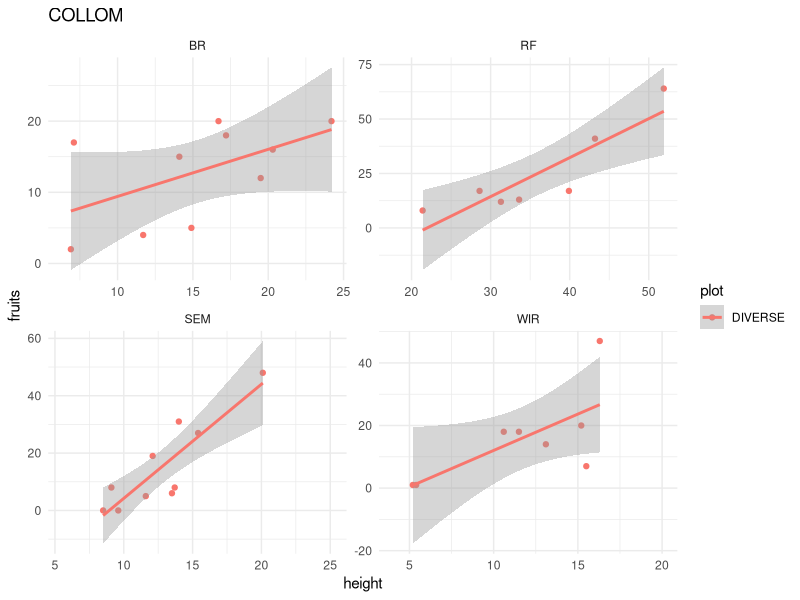
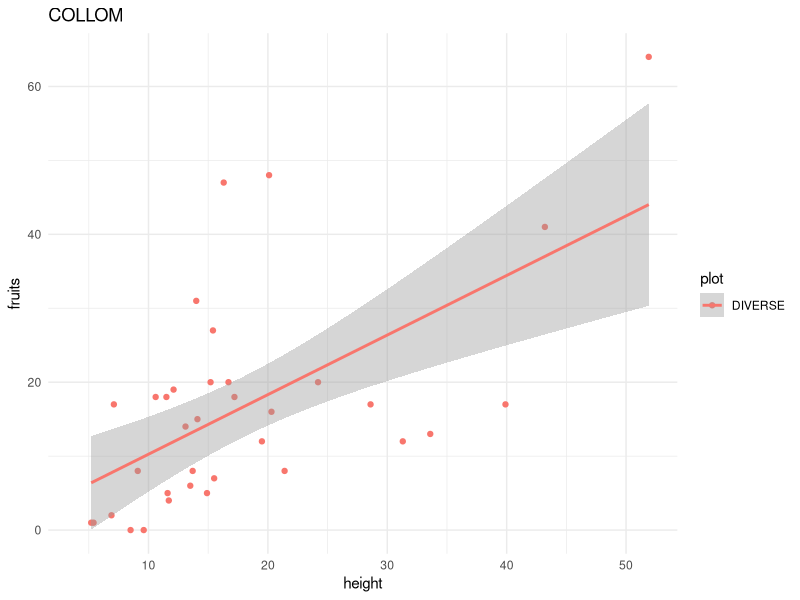
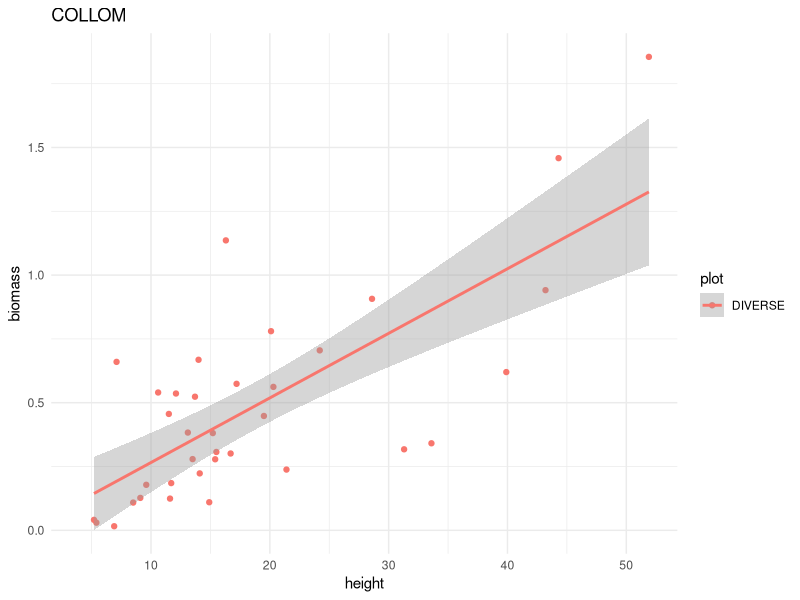
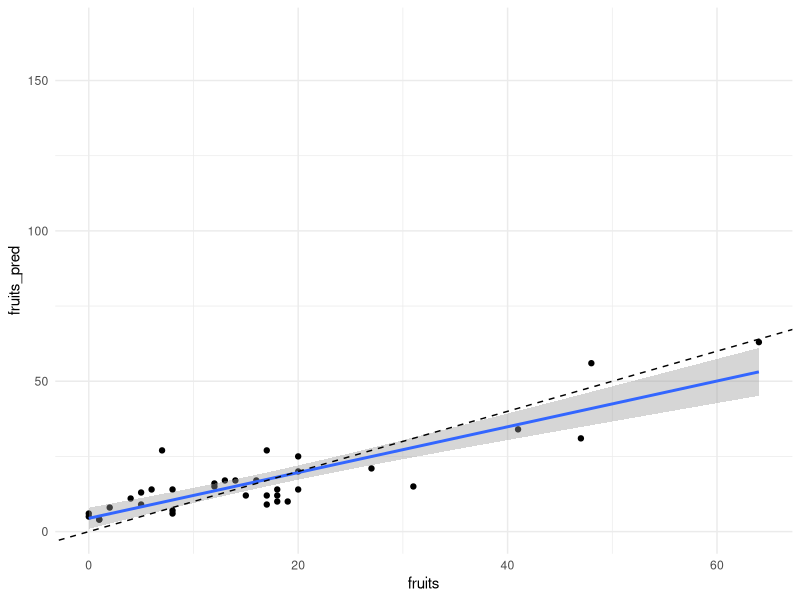
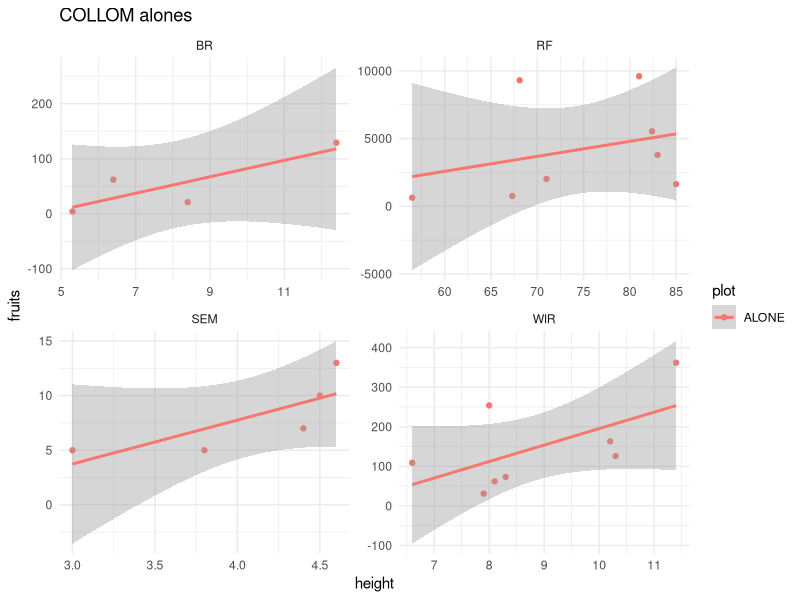
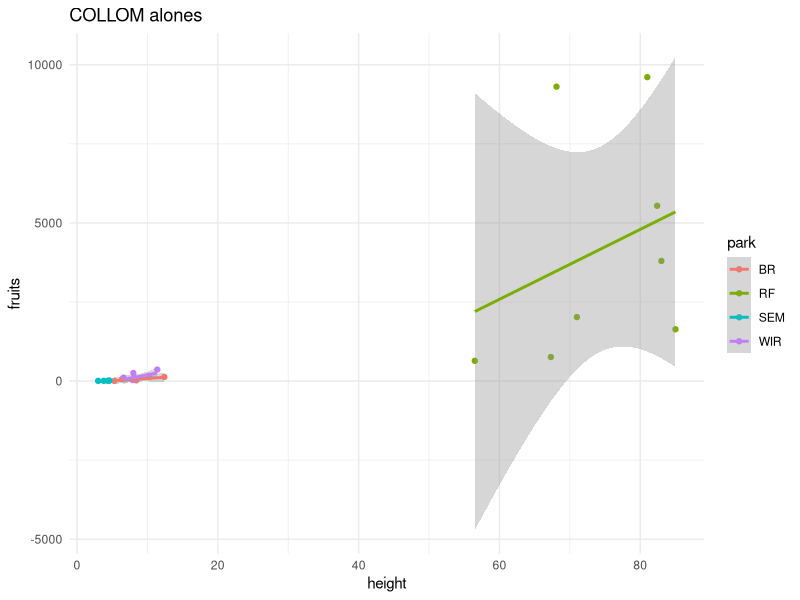
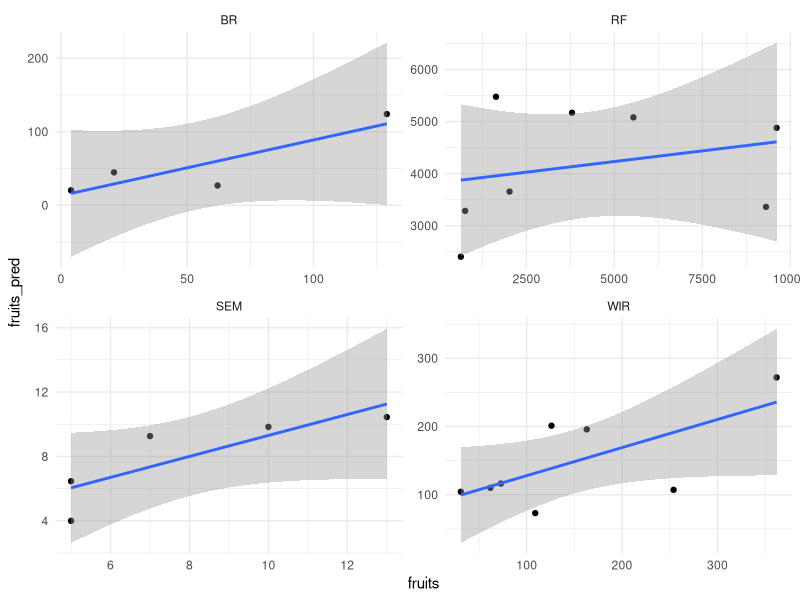
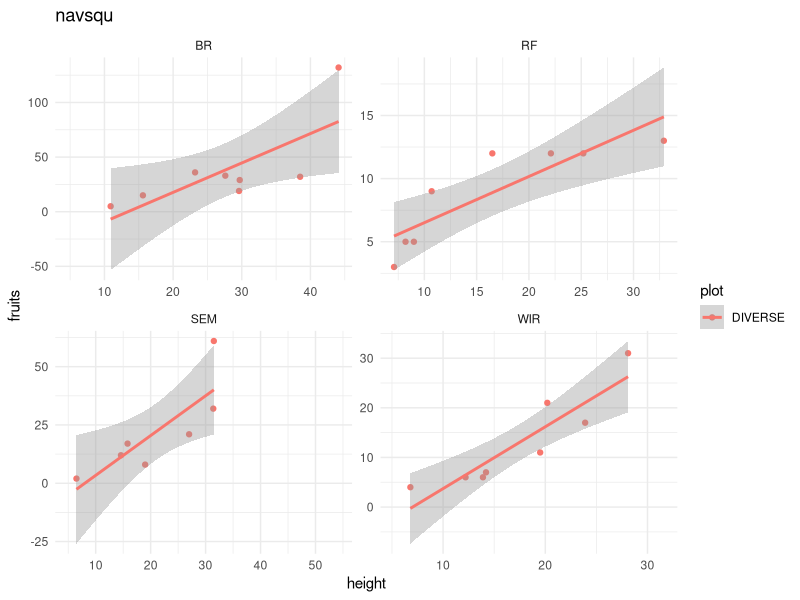

R code for these plots, in order: (Note: this script raises an error after producing the figures.)

# NOTES:
# (fixed some column names in csv)
# should fix there being two "Plot" columns in data (generally bad practice)
# changed WIR column name to match others TOTAL FR
# took out "-" from height column in data
# added plot and subplot col to alones
# changed alone stemcount to stems
# added a "park" column to neighborhood sheets;  made "plot" and subplot lowercase
# erased "skip" from WIR neighborhood file under PLECON column.   no other data for those neigh, and was causing that column to be read as "chr"

library(lme4)
library(tidyverse)
library(stringr)
theme_set(theme_minimal())

# loading in data (both focal and neighborhood data)----
rf_focals <- read.csv("data_raw_JD/riverfront focals.csv", na.strings=c("NA","NaN", " ", "") )
rf_neighborhoods <- read.csv("data_raw_JD/riverfront neighborhoods.csv", na.strings=c("NA","NaN", " ", "") )

wir_focals <- read.csv("data_raw_JD/wir focals.csv", na.strings=c("NA","NaN", " ", "") )
wir_neighborhoods <- read.csv("data_raw_JD/wir neighborhoods.csv", na.strings=c("NA","NaN", " ", "") )

br_focals <- read.csv("data_raw_JD/br focals.csv", na.strings=c("NA","NaN", " ", "") )
br_neighborhoods <- read.csv("data_raw_JD/br neighborhoods.csv", na.strings=c("NA","NaN", " ", "") )

sem_focals <- read.csv("data_raw_JD/sem focals.csv", na.strings=c("NA","NaN", " ", "") )
sem_neighborhoods <- read.csv("data_raw_JD/sem neighborhoods.csv", na.strings=c("NA","NaN", " ", ""))

head(sem_focals,2); dim(sem_focals)
head(sem_neighborhoods,2); dim(sem_neighborhoods)

table(sem_neighborhoods$focal_collect)

head(sem_focals,2)
head(wir_focals,2)
head(br_focals,2)

alones_all <- read.csv("data_raw_JD/alones.csv")
names(alones_all) <- tolower(names(alones_all))
alones_all <- alones_all %>% filter(!grepl('GONE', notes),
                                    !grepl('DEAD', notes),
                            !grepl("couldn't find", notes))

head(alones_all); dim(alones_all)


# Put together Non-riverfront parks 
# dropping all rows with notes Gone
focals <- rbind(sem_focals, br_focals, wir_focals)
focals <- focals %>% filter(!grepl('GONE', NOTES),
                                    !grepl("couldn't find", NOTES))#,
                                    # !grepl('BT', NOTES)) 
names(focals) <- tolower(names(focals))
head(focals,2); dim(focals)
str(focals)

# COLLOM ----

##  Eugene Parks ----
# Fitness = # seeds = [ (# top infl x # flrs/big) + (# side infl x # flrs/small) ]  * 3 seeds per fruit 
# TOTALFR is the total number of infloresences 
# TOPFR is number of fruits on the top infloresence
# SIDEFR is the number of fruits on side infl
collom_parks <- filter(focals, species=="COLLOM") %>% rowwise() %>%
  mutate(stems = ifelse(is.na(stems) & total.fr > 0, 1, stems),
         side_infl = max((total.fr - stems), 0),
         top_infl = min(stems, total.fr), # was top_infl=stems but changed because there were some with stems > total.fr (stems without infl)
         fruits=topfr*top_infl + sidefr*side_infl)
print(arrange(collom_parks,desc(fruits)), n=8, width=Inf); dim(collom_parks)

## Riverfront ----
# TOTALFR is the total number of infloresences 
# TOPFR is number of fruits on the top infloresence
# SIDEFR is the number of fruits on side infl
# Number of side infl = fr1 – stemcount 

rf_focals <- rf_focals %>% filter(!grepl('GONE', NOTES),
                                  !grepl('DEAD', NOTES),
                                  !grepl("couldn't find", NOTES))#,
names(rf_focals) <- tolower(names(rf_focals))

head(filter(rf_focals, species=="COLLOM"))
collom_rf <- filter(rf_focals, species=="COLLOM")
collom_rf <- collom_rf %>% rowwise() %>%
  mutate(total.fr = rowSums(across(fr1:fr5), na.rm=TRUE),
         stems = ifelse(is.na(stems) & total.fr > 0, 1, stems),
         side_infl = max((total.fr - stems), 0),
         top_infl = min(stems, total.fr),
         fruits=topfr*top_infl + sidefr*side_infl) %>% 
  ungroup()
print(arrange(collom_rf, desc(fruits)), n=8, width=Inf)

# so collom_rf and collom_parks have fruit estimates for plants with fruit counts

## get fruit~height relationships ----
# need to get estimates for the plants without fruit counts based on height  
# (doing this separately for 'diverse' plot plants versus alone plants)

# Put together diverse Collom (parks + rf)
collom_all <- rbind(dplyr::select(collom_rf, park:stems, biomass:notes, fruits), dplyr::select(collom_parks, park:stems, biomass:notes, fruits)) %>%
  as.data.frame()
head(collom_all, n=8, width=Inf)

ggplot(collom_all, aes(x=height, y=fruits, color=plot))+
  facet_wrap(~park, scales = 'free')+
  geom_point() + geom_smooth(method='lm')+
  labs(title="COLLOM")
ggsave("Figures/collom_height_fruits_park.pdf", width=6, height=6)

ggplot(collom_all, aes(x=height, y=fruits, color=plot))+
  # facet_wrap(~park, scales = 'free')+
  geom_point() + geom_smooth(method='lm')+
  labs(title="COLLOM")
ggsave("Figures/collom_height_fruits.pdf", width=6, height=6)

ggplot(collom_all, aes(x=height, y=biomass, color=plot))+
  geom_point() + geom_smooth(method='lm')+
  labs(title="COLLOM")
ggsave("Figures/collom_height_biomass.pdf", width=6, height=6)


collom_all_sub <- collom_all %>% filter(!(is.na(fruits)))  # is.na(height) &
head(collom_all_sub, n=4, width=Inf); dim(collom_all_sub)

# fitting park-specific relationships
m1 <- glm(fruits ~ height*park, data=collom_all_sub, family=poisson(link="log"))
summary(m1)

collom_all$fruits_pred <- ceiling(predict(m1, collom_all, type = "response"))
head(collom_all, n=8, width=Inf)
collom_all
ggplot(collom_all, aes(x=fruits, y=fruits_pred))+
  geom_point() + geom_smooth(method='lm')+
  geom_abline(intercept=0,slope=1, linetype='dashed')

# keep the measured fruit counts and just use the predicted counts for plants that only have height?
collom_all <- collom_all %>%   # don't need "rowwise" - works either way
  mutate(fruits = ifelse(is.na(fruits), fruits_pred, fruits))


## alone Collom ----

collom_alone <- filter(alones_all, species=="COLLOM") %>% 
  rowwise() %>%
  mutate(total.fr = rowSums(across(fr1:fr5), na.rm=TRUE),
         stems = ifelse(is.na(stems) & total.fr > 0, 1, stems),
         side_infl = max((total.fr - stems), 0),
         top_infl = min(stems, total.fr),
         fruits=topfr*top_infl + sidefr*side_infl)  %>%
  ungroup()%>% 
  as.data.frame()
  
head(collom_alone, n=3, width=Inf)

ggplot(collom_alone, aes(x=height, y=fruits, color=plot))+
  facet_wrap(~park, scales = 'free')+
  geom_point() + geom_smooth(method='lm')+
  labs(title="COLLOM alones")
ggsave("Figures/collom_ALONES_height_fruits_byPark.pdf", width=6, height=6)

ggplot(collom_alone, aes(x=height, y=fruits, color=park))+
  # facet_wrap(~park, scales = 'free')+
  geom_point() + geom_smooth(method='lm')+
  labs(title="COLLOM alones")
ggsave("Figures/collom_ALONES_height_fruits.pdf", width=6, height=6)



collom_alone_sub <- collom_alone %>% filter(!(is.na(fruits)))  # fit fruit ~ height relationship with those plants with both
head(collom_alone_sub, n=4, width=Inf); dim(collom_all_sub)

# do these regressions by park
m2 <- glm(fruits ~ height*park , data=collom_alone_sub, family=poisson(link="log"))
summary(m2)

collom_alone$fruits_pred <- predict(m2, collom_alone, type = "response")   # type = "response"    needed to get fruits, not log(fruits)

ggplot(collom_alone, aes(x=fruits, y=fruits_pred))+
  facet_wrap(~park, scales = 'free')+
  geom_point() + geom_smooth(method='lm')

# keep the measured fruit counts and just use the predicted counts for plants that only have height?
head(collom_alone); dim(collom_alone)
collom_alone <- collom_alone %>%   # checked and don't need "rowwise" - works either way
  mutate(fruits = ifelse(is.na(fruits), fruits_pred, fruits))%>% 
  dplyr::select(park:height, biomass:notes, fruits) %>% 
  as.data.frame()
collom_all <- collom_all %>% select(-c(stems,fruits_pred))
  
head(collom_alone, n=4, width=Inf); dim(collom_alone)
head(collom_all, n=4, width=Inf); dim(collom_all)


# NAVSQU ----

##  Eugene Parks ----
# Fitness = # seeds = [ (# top infl x # flrs/big) + (# side infl x # flrs/small) ]  * 3 seeds per fruit 
# TOTALFR is the total number of infloresences 
# TOPFR is number of fruits on the top infloresence
# SIDEFR is the number of fruits on side infl
navsqu_parks <- filter(focals, species=="NAVSQU") %>% rowwise() %>%
  mutate(stems = ifelse(is.na(stems) & total.fr > 0, 1, stems),
         side_infl = max((total.fr - stems), 0),
         top_infl = min(stems, total.fr), # was top_infl=stems but changed because there were some with stems > total.fr (stems without infl)
         fruits=topfr*top_infl + sidefr*side_infl) %>%
  ungroup()
print(arrange(navsqu_parks,desc(fruits)), n=8, width=Inf); dim(navsqu_parks)

## Riverfront ----
# TOTALFR is the total number of infloresences 
# TOPFR is number of fruits on the top infloresence
# SIDEFR is the number of fruits on side infl
# Number of side infl = fr1 – stemcount 

rf_focals <- rf_focals %>% filter(!grepl('GONE', notes),
                                  !grepl('DEAD', notes),
                                  !grepl("couldn't find", notes))#,
names(rf_focals) <- tolower(names(rf_focals))

head(filter(rf_focals, species=="NAVSQU"))
navsqu_rf <- filter(rf_focals, species=="NAVSQU")
navsqu_rf <- navsqu_rf %>% rowwise() %>%
  mutate(total.fr = rowSums(across(fr1:fr5), na.rm=TRUE),
         stems = ifelse(is.na(stems) & total.fr > 0, 1, stems),
         side_infl = max((total.fr - stems), 0),
         top_infl = min(stems, total.fr),
         fruits=topfr*top_infl + sidefr*side_infl) %>%
  ungroup()
print(arrange(navsqu_rf, desc(fruits)), n=8, width=Inf)

# so navsqu_rf and navsqu_parks have fruit estimates for plants with fruit counts

## get fruit~height relationships ----
# need to get estimates for the plants without fruit counts based on height  
# (doing this separately for 'diverse' plot plants versus alone plants)

# Put together diverse navsqu (parks + rf)
navsqu_all <- rbind(dplyr::select(navsqu_rf, park:stems, biomass:notes, fruits), dplyr::select(navsqu_parks, park:stems, biomass:notes, fruits)) %>%
  as.data.frame()
head(navsqu_all, n=8, width=Inf)

ggplot(navsqu_all, aes(x=height, y=fruits, color=plot))+
  facet_wrap(~park, scales = 'free')+
  geom_point() + geom_smooth(method='lm')+
  labs(title="navsqu")
ggsave("Figures/navsqu_height_fruits_park.pdf", width=6, height=6)

ggplot(navsqu_all, aes(x=height, y=fruits, color=plot))+
  # facet_wrap(~park, scales = 'free')+
  geom_point() + geom_smooth(method='lm')+
  labs(title="navsqu")
ggsave("Figures/navsqu_height_fruits.pdf", width=6, height=6)

ggplot(navsqu_all, aes(x=height, y=biomass, color=plot))+
  geom_point() + geom_smooth(method='lm')+
  labs(title="navsqu")
ggsave("Figures/navsqu_height_biomass.pdf", width=6, height=6)


navsqu_all_sub <- navsqu_all %>% filter(!(is.na(fruits)))  # is.na(height) &
head(navsqu_all_sub, n=4, width=Inf); dim(navsqu_all_sub)

m1 <- glm(fruits ~ height*park, data=navsqu_all_sub, family=poisson(link="log"))

navsqu_all$fruits_pred <- ceiling(predict(m1, navsqu_all, type = "response"))
head(navsqu_all, n=8, width=Inf)
navsqu_all
ggplot(navsqu_all, aes(x=fruits, y=fruits_pred))+
  geom_point() + geom_smooth(method='lm')

# keep the measured fruit counts and just use the predicted counts for plants that only have height?
navsqu_all <- navsqu_all %>%   # checked and don't need "rowwise" - works either way
  mutate(fruits = ifelse(is.na(fruits), fruits_pred, fruits))


## alone navsqu ----

navsqu_alone <- filter(alones_all, species=="NAVSQU") %>% 
  rowwise() %>%
  mutate(total.fr = rowSums(across(fr1:fr5), na.rm=TRUE),
         stems = ifelse(is.na(stems) & total.fr > 0, 1, stems),
         side_infl = max((total.fr - stems), 0),
         top_infl = min(stems, total.fr),
         fruits=topfr*top_infl + sidefr*side_infl)%>%
  ungroup()%>%
  as.data.frame()
head(navsqu_alone, n=3, width=Inf)

ggplot(navsqu_alone, aes(x=height, y=fruits, color=plot))+
  facet_wrap(~park, scales = 'free')+
  geom_point() + geom_smooth(method='lm')+
  labs(title="navsqu alones")
ggsave("Figures/navsqu_ALONES_height_fruits_byPark.pdf", width=6, height=6)

ggplot(navsqu_alone, aes(x=height, y=fruits, color=park))+
  # facet_wrap(~park, scales = 'free')+
  geom_point() + geom_smooth(method='lm')+
  labs(title="navsqu alones")
ggsave("Figures/navsqu_ALONES_height_fruits.pdf", width=6, height=6)


navsqu_alone_sub <- navsqu_alone %>% filter(!(is.na(fruits)))  # fit fruit ~ height relationship with those plants with both
head(navsqu_alone_sub, n=4, width=Inf); dim(navsqu_all_sub)

# do these regressions by park
m2 <- glm(fruits ~ height*park , data=navsqu_alone_sub, family=poisson(link="log"))
summary(m2)

navsqu_alone$fruits_pred <- predict(m2, navsqu_alone, type = "response")   # type = "response"    needed to get fruits, not log(fruits)

ggplot(navsqu_alone, aes(x=fruits, y=fruits_pred))+
  facet_wrap(~park, scales = 'free')+
  geom_point() + geom_smooth(method='lm')

# keep the measured fruit counts and just use the predicted counts for plants that only have height?
head(navsqu_alone); dim(navsqu_alone)
navsqu_alone <- navsqu_alone %>%   # checked and don't need "rowwise" - works either way
  mutate(fruits = ifelse(is.na(fruits), fruits_pred, fruits))%>% 
  dplyr::select(park:height, biomass:notes, fruits) %>% 
  as.data.frame()
navsqu_all <- navsqu_all %>% select(-c(stems,fruits_pred))

head(navsqu_alone, n=4, width=Inf); dim(navsqu_alone)
head(navsqu_all, n=4, width=Inf); dim(navsqu_all)

# EPIDEN ----
epiden_parks <- filter(focals, species=="EPIDEN") %>% rowwise() %>%
  mutate(fruits=exactfr,
         inflor=NA) %>%
  ungroup()
print(arrange(epiden_parks,desc(fruits)), n=8, width=Inf); dim(epiden_parks)

## Riverfront ----

head(filter(rf_focals, species=="EPIDEN"))
epiden_rf <- filter(rf_focals, species=="EPIDEN")
epiden_rf <- epiden_rf %>% rowwise() %>%
  mutate(fruits=exactfr,
         inflor=NA) %>%
  ungroup()
print(arrange(epiden_rf, desc(fruits)), n=8, width=Inf)

# so epiden_rf and epiden_parks have fruit estimates for plants with fruit counts

## get fruit~height relationships ----
# need to get estimates for the plants without fruit counts based on height  
# (doing this separately for 'diverse' plot plants versus alone plants)

# Put together diverse epiden (parks + rf)
epiden_all <- rbind(dplyr::select(epiden_rf, park:stems, biomass:notes, fruits), dplyr::select(epiden_parks, park:stems, biomass:notes, fruits)) %>%
  as.data.frame()
head(epiden_all, n=8, width=Inf)

ggplot(epiden_all, aes(x=height, y=fruits, color=plot))+
  facet_wrap(~park, scales = 'free')+
  geom_point() + geom_smooth(method='lm')+
  labs(title="epiden")
ggsave("Figures/epiden_height_fruits_park.pdf", width=6, height=6)

ggplot(epiden_all, aes(x=height, y=fruits, color=plot))+
  # facet_wrap(~park, scales = 'free')+
  geom_point() + geom_smooth(method='lm')+
  labs(title="epiden")
ggsave("Figures/epiden_height_fruits.pdf", width=6, height=6)

ggplot(epiden_all, aes(x=height, y=biomass, color=plot))+
  geom_point() + geom_smooth(method='lm')+
  labs(title="epiden")
ggsave("Figures/epiden_height_biomass.pdf", width=6, height=6)


epiden_all_sub <- epiden_all %>% filter(!(is.na(fruits)))  # is.na(height) &
head(epiden_all_sub, n=4, width=Inf); dim(epiden_all_sub)

m3 <- glm(fruits ~ height*park, data=epiden_all_sub, family=poisson(link="log"))

epiden_all$fruits_pred <- ceiling(predict(m1, epiden_all, type = "response"))
head(epiden_all, n=8, width=Inf)
epiden_all

ggplot(epiden_all, aes(x=fruits_pred))+
  geom_histogram()
# one big outlier prediction for tall plant
epiden_all <- epiden_all %>%  mutate(fruits_pred = ifelse(fruits_pred>250, max(fruits)*2, fruits_pred))
ggplot(epiden_all, aes(x=fruits, y=fruits_pred))+
  geom_point() + geom_smooth(method='lm') + ylim(0,200)

# keep the measured fruit counts and just use the predicted counts for plants that only have height?
epiden_all <- epiden_all %>%   # don't need "rowwise" - works either way
  mutate(fruits = ifelse(is.na(fruits), fruits_pred, fruits))
ggplot(epiden_all, aes(x=fruits))+
  geom_histogram()


## alone epiden ----

epiden_alone <- filter(alones_all, species=="EPIDEN") %>% 
  rowwise() %>%
  mutate(fruits=exactfr,
         inflor=NA)%>%
  ungroup()%>%
  as.data.frame()
head(epiden_alone, n=3, width=Inf)

ggplot(epiden_alone, aes(x=height, y=fruits, color=plot))+
  facet_wrap(~park, scales = 'free')+
  geom_point() + geom_smooth(method='lm')+
  labs(title="epiden alones")
ggsave("Figures/epiden_ALONES_height_fruits_byPark.pdf", width=6, height=6)

ggplot(epiden_alone, aes(x=height, y=fruits, color=park))+
  # facet_wrap(~park, scales = 'free')+
  geom_point() + geom_smooth(method='lm')+
  labs(title="epiden alones")
ggsave("Figures/epiden_ALONES_height_fruits.pdf", width=6, height=6)


epiden_alone_sub <- epiden_alone %>% filter(!(is.na(fruits)))  # fit fruit ~ height relationship with those plants with both
head(epiden_alone_sub, n=4, width=Inf); dim(epiden_all_sub)

# do these regressions by park
m2 <- glm(fruits ~ height*park , data=epiden_alone_sub, family=poisson(link="log"))
summary(m2)

epiden_alone$fruits_pred <- predict(m2, epiden_alone, type = "response")   # type = "response"    needed to get fruits, not log(fruits)

ggplot(epiden_alone, aes(x=fruits, y=fruits_pred))+
  facet_wrap(~park, scales = 'free')+
  geom_point() + geom_smooth(method='lm')

# keep the measured fruit counts and just use the predicted counts for plants that only have height?
head(epiden_alone); dim(epiden_alone)
epiden_alone <- epiden_alone %>%   # checked and don't need "rowwise" - works either way
  mutate(fruits = ifelse(is.na(fruits), fruits_pred, fruits))%>% 
  dplyr::select(park:height, biomass:notes, fruits) %>% 
  as.data.frame()
epiden_all <- epiden_all %>% select(-c(stems,fruits_pred))

head(epiden_alone, n=4, width=Inf); dim(epiden_alone)
head(epiden_all, n=4, width=Inf); dim(epiden_all)


# PLECON, GILCAP, CLAPUR, COLLIN, PLAFIG ----
# For PLECON, GILCAP, :
# Riverfront: FR1 is total inflorescences on the plant 
# Parks: total.fr is total inflorescences on the plant 
# Therefore, also need: fruits/infl --- get prior data

# For CLAPUR, COLLIN, PLAFIG:
# Riverfront: FR1 is total FRUITS on the plant 
# Parks: total.fr is total FRUITS on the plant 

# For EPIDEN:
# Riverfront: exactfr is total FRUITS on the plant 
# Parks: exactfr is total FRUITS on the plant 

# Seeds / fruit

sp2 <- c("PLECON", "CLAPUR", "COLLIN", "GILCAP", "PLAFIG")

head(focals,2); dim(focals)

# !! Placeholder estimate of 10 fruits / infl for PLEC & GILCAP ----
focals <- filter(focals, species %in% sp2)  %>% rowwise() %>% mutate(
  fruits = ifelse(species %in% sp2, total.fr, NA),
  inflor = NA,
  inflor = ifelse(species == "PLECON", total.fr, inflor),  # PLECON and GILCAP are just infl;  need fruits / infl
  inflor = ifelse(species == "GILCAP", total.fr, inflor),
  fruits = ifelse(species == "PLECON", inflor * 10, fruits),  # PLECON and GILCAP are just infl;  need fruits / infl
  fruits = ifelse(species == "GILCAP", inflor * 10, fruits)
) %>% ungroup() %>% as.data.frame()
head(focals,2); dim(focals)

rf_focals <- filter(rf_focals, species %in% sp2) %>% rowwise() %>% mutate(
  fruits = ifelse(species %in% sp2, fr1, NA),
  inflor = NA,
  inflor = ifelse(species == "PLECON", fr1, inflor),  # PLECON and GILCAP are just infl;  need fruits / infl
  inflor = ifelse(species == "GILCAP", fr1, inflor),
  fruits = ifelse(species == "PLECON", inflor * 10, fruits),  # PLECON and GILCAP are just infl;  need fruits / infl
  fruits = ifelse(species == "GILCAP", inflor * 10, fruits)) %>%
  ungroup() %>% as.data.frame()
head(rf_focals,2); dim(rf_focals)


# Alones
head(alones_all,2); dim(alones_all)
alones <- filter(alones_all, species %in% sp2) %>% rowwise() %>%
  mutate(fruits = ifelse(species %in% sp2, fr1, NA),
         inflor=NA,
         inflor = ifelse(species == "PLECON", fr1, inflor),  # PLECON and GILCAP are just infl;  need fruits / infl
         inflor = ifelse(species == "GILCAP", fr1, inflor),
         fruits = ifelse(species == "PLECON", inflor * 10, fruits),  # PLECON and GILCAP are just infl;  need fruits / infl
         fruits = ifelse(species == "GILCAP", inflor * 10, fruits)) %>% 
  ungroup() %>%   as.data.frame()
#
head(alones)

alone_summary <- alones %>% group_by(park, species) %>% 
  summarize(n_alones = length(which(fruits>0))) %>% ungroup()
pivot_wider(alone_summary, names_from=species, values_from=n_alones)
# No alones for COLLIN at SEM  (and we filtered them out because they were "GONE")

# Temp fix: simulate some 'alone' COLLIN plants at SEM with same mean fruits as WIR and BR
collin.temp <- filter(alones, species=="COLLIN", park %in% c("BR", "WIR")) 
collin.mean.frt.alone <- mean(collin.temp$fruits, na.rm=TRUE)
temp <- data.frame(
  park=rep("SEM",5), plot=rep("ALONE",5), 
  species=rep("COLLIN",5), rep=seq(1,5),date=rep(NA,5), plot.1=rep(NA,5), subplot=rep(NA,5), height=rep(NA,5), stems=rep(NA,5), fr1=rep(NA,5), fr2=rep(NA,5), fr3=rep(NA,5), fr4=rep(NA,5), fr5=rep(NA,5), exactfr=rep(NA,5), biomass=rep(NA,5), topfr=rep(NA,5), sidefr=rep(NA,5), notes=rep(NA,5), fruits=rpois(5,collin.mean.frt.alone), inflor=NA)

alones <- rbind(alones, temp)   
alone_summary <- alones %>% group_by(park, species) %>% 
  summarize(n_alones = length(which(fruits>0))) %>% ungroup()
pivot_wider(alone_summary, names_from=species, values_from=n_alones)

# ! why not GILCAP and PLECON in diverse plots at parks other than RF? ----
filter(focals, species=="PLECON", park=="SEM")
filter(focals, species=="GILCAP", park=="SEM")

# Merge what we have ----
head(collom_all, n=2, width=Inf); dim(collom_all)
head(navsqu_all, n=2, width=Inf); dim(navsqu_all)
head(focals, n=2)
head(rf_focals, n=2)
head(collom_alone, n=2, width=Inf); dim(collom_alone)
head(navsqu_alone, n=2, width=Inf); dim(navsqu_alone)
head(alones, n=2)
head(epiden_all, n=2, width=Inf); dim(epiden_all)
head(epiden_alone, n=2, width=Inf); dim(epiden_alone)

str(collom_all)
str(navsqu_all)
str(focals)
str(rf_focals)
str(collom_alone)
str(navsqu_alone)
str(alones)
str(epiden_all)
str(epiden_alone)

# columns to use
# park,plot,species,rep,date,plot.1,subplot,height,biomass,topfr,sidefr,notes,fruits
dat_all <- rbind(
  dplyr::select(collom_all, park,plot,species,rep,date,plot.1,subplot,height,biomass,topfr,sidefr,notes,fruits),
  dplyr::select(navsqu_all, park,plot,species,rep,date,plot.1,subplot,height,biomass,topfr,sidefr,notes,fruits),
  dplyr::select(focals, park,plot,species,rep,date,plot.1,subplot,height,biomass,topfr,sidefr,notes,fruits),
  dplyr::select(rf_focals,  park,plot,species,rep,date,plot.1,subplot,height,biomass,topfr,sidefr,notes,fruits),
  dplyr::select(collom_alone, park,plot,species,rep,date,plot.1,subplot,height,biomass,topfr,sidefr,notes,fruits),
  dplyr::select(navsqu_alone, park,plot,species,rep,date,plot.1,subplot,height,biomass,topfr,sidefr,notes,fruits),
  dplyr::select(alones, park,plot,species,rep,date,plot.1,subplot,height,biomass,topfr,sidefr,notes,fruits),
  dplyr::select(epiden_all, park,plot,species,rep,date,plot.1,subplot,height,biomass,topfr,sidefr,notes,fruits),
  dplyr::select(epiden_alone, park,plot,species,rep,date,plot.1,subplot,height,biomass,topfr,sidefr,notes,fruits)
)
head(dat_all); dim(dat_all)
str(dat_all)

# Assign seeds for each species ----
# !! Placeholder estimates of seeds: ----
# NAVSQU: 20 seeds / fruit 
# NAVSQU: 20 seeds / fruit 

no.fruits.data <- filter( dat_all, is.na(fruits))
head(no.fruits.data); dim(no.fruits.data)
## !! Work on getting values for these missing fruits   e.g. BT plants ----

head(dat_all); dim(dat_all)
dat_all <- filter(dat_all, !is.na(fruits))
head(dat_all); dim(dat_all)
## calculate seeds ----
dat_all <- dat_all %>% mutate(
  seeds = case_when(species=="COLLOM" ~ fruits * 3,
                    species=="NAVSQU" ~ fruits * 20, # placeholder
                    species=="PLECON" ~ fruits * 1,
                    species=="GILCAP" ~ fruits * 2,
                    species=="CLAPUR" ~ fruits * 20, # placeholder
                    species=="COLLIN" ~ fruits * 4,
                    species=="PLAFIG" ~ fruits * 4,
                    species=="EPIDEN" ~ fruits * 15) # placeholder
)
head(dat_all)

# Merge with Neighborhoods----
head(sem_neighborhoods,2); dim(sem_neighborhoods)
head(rf_neighborhoods,2); dim(rf_neighborhoods)
head(br_neighborhoods,2); dim(br_neighborhoods)
head(wir_neighborhoods,2); dim(wir_neighborhoods)

sem_neighborhoods <- sem_neighborhoods %>% mutate(unique=paste(park, plot, plot.1, subplot, sep='-'))
rf_neighborhoods <- rf_neighborhoods %>% mutate(unique=paste(park, plot, plot.1, subplot, sep='-'))
br_neighborhoods <- br_neighborhoods %>% mutate(unique=paste(park, plot, plot.1, subplot, sep='-'))
wir_neighborhoods <- wir_neighborhoods %>% mutate(unique=paste(park, plot, plot.1, subplot, sep='-'))

dat_all <- dat_all %>% mutate(unique=paste(park, plot, plot.1, subplot, sep='-'))

?dplyr::bind_rows
sem_dat <- left_join(filter(dat_all, park=="SEM"), sem_neighborhoods) 
rf_dat <- left_join(filter(dat_all, park=="RF"), rf_neighborhoods) 
br_dat <- left_join(filter(dat_all, park=="BR"), br_neighborhoods) 
wir_dat <- left_join(filter(dat_all, park=="WIR"), wir_neighborhoods) 

str(sem_dat)
str(rf_dat)
str(br_dat)
str(wir_dat)

filter(dat_all, unique=="RF-DIVERSE-1-C3")
filter(rf_dat, unique=="RF-DIVERSE-1-C3")
filter(rf_neighborhoods, unique=="RF-DIVERSE-1-C3")

# error: all the columns need to be the same class across the merge;  
# PLECON was chr in WIR  and integer in others; so removed "skip" from the data file


# how to join dataframes with overlapping but different columns
dat <- dplyr::bind_rows(sem_dat, rf_dat, br_dat, wir_dat) 
filter(dat, unique=="RF-DIVERSE-1-C3")
dim(dat)
table(dat$park)
head(filter(dat, plot=="ALONE"))

dat <- dat %>% mutate(N_neigh = rowSums(across(PLECON:ACMAME), na.rm=TRUE),
                      N_neigh8 = rowSums(across(PLECON:COLLOM), na.rm=TRUE)
                      )
# Plot raw curves ----

# Plot overall

ggplot(dat, aes(x=seeds, color=park)) +          
  geom_density() + xlim(0,1000)+ 
  facet_wrap(~ species , scales = "free") 
  
ggplot(dat, aes(x=N_neigh, y=log(seeds), color=park)) +          
  geom_jitter(width=.1) + 
  facet_wrap(~ species , scales = "free") +
  # scale_color_manual(values = WA)+
  stat_smooth(method = "nls",
  formula = y ~ a/(1+b*x),
  method.args = list(start = list(a = 1000, b = .01)),
  se = FALSE) #+
ggsave("Figures/curves_overall_LOG.pdf", width=12, height=12)
# ggsave("Figures/curves_overall.pdf", width=12, height=12)

ggplot(dat, aes(x=N_neigh8, y=log(seeds), color=park)) +          
  geom_jitter(width=.1) + 
  facet_wrap(~ species , scales = "free") +
  # scale_color_manual(values = WA)+
  stat_smooth(method = "nls",
              formula = y ~ a/(1+b*x),
              method.args = list(start = list(a = 1000, b = .01)),
              se = FALSE) #+
ggsave("Figures/curves_overall_focalsOnly_LOG.pdf", width=12, height=12)
# ggsave("Figures/curves_overall_focalsOnly.pdf", width=12, height=12)

ggplot(dat, aes(x=N_neigh8, y=log(seeds), color=park)) +          
  geom_jitter(width=.1) + 
  facet_wrap(~ species , scales = "free") +
  xlim(0,50)+
  # scale_color_manual(values = WA)+
  stat_smooth(method = "nls",
              formula = y ~ a/(1+b*x),
              method.args = list(start = list(a = 1000, b = .01)),
              se = FALSE) #+
ggsave("Figures/curves_overall_focalsOnly_xlim50_LOG.pdf", width=12, height=12)
# ggsave("Figures/curves_overall_focalsOnly_xlim50.pdf", width=12, height=12)

# !! Apparant issues ----

# huge NAVSQU seeds value somewhere?
head(arrange(filter(dat, species=="NAVSQU"), desc(seeds)))


# Save data files ----

write.table(dat, "data_cleaned/dat.csv", sep=',', row.names=FALSE, eol = "\r")
write.table(sem_dat, "data_cleaned/sem_dat.csv", sep=',', row.names=FALSE, eol = "\r")
write.table(wir_dat, "data_cleaned/wir_dat.csv", sep=',', row.names=FALSE, eol = "\r")
write.table(br_dat, "data_cleaned/br_dat.csv", sep=',', row.names=FALSE, eol = "\r")
write.table(rf_dat, "data_cleaned/rf_dat.csv", sep=',', row.names=FALSE, eol = "\r")


